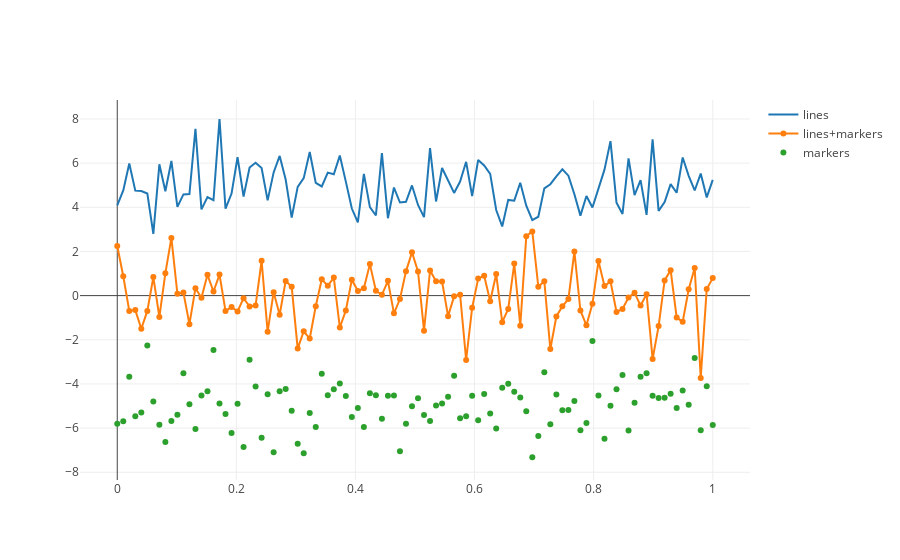

Write notebook code for a chart like this one.
### Markdown cell above
# Line Plot Modes

### Code cell
import plotly.plotly as py
import plotly.graph_objs as go

# Create random data with numpy
import numpy as np

N = 100
random_x = np.linspace(0, 1, N)
random_y0 = np.random.randn(N)+5
random_y1 = np.random.randn(N)
random_y2 = np.random.randn(N)-5

# Create traces
trace0 = go.Scatter(
    x = random_x,
    y = random_y0,
    mode = 'lines',
    name = 'lines'
)
trace1 = go.Scatter(
    x = random_x,
    y = random_y1,
    mode = 'lines+markers',
    name = 'lines+markers'
)
trace2 = go.Scatter(
    x = random_x,
    y = random_y2,
    mode = 'markers',
    name = 'markers'
)
data = [trace0, trace1, trace2]

plotly.offline.iplot(data, filename='line-mode')
